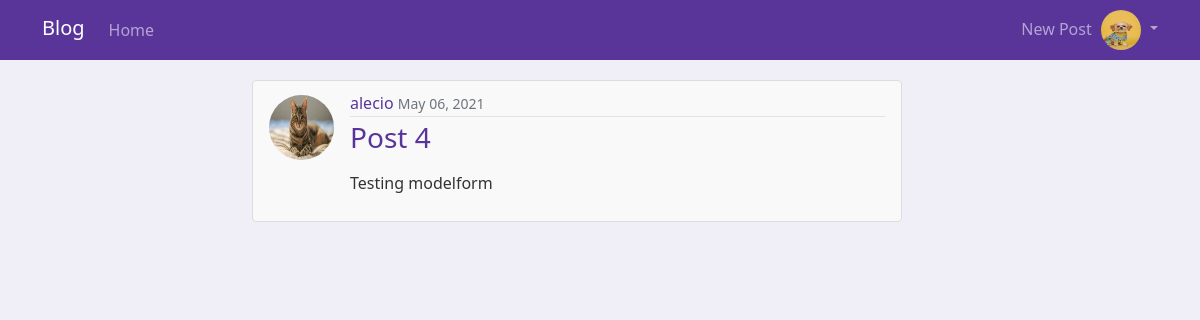
Screenshot of /5/ (signed in) with the database file from the repository.
### useraccounts/models.py (models this page shows, shortened)
class Profile(models.Model):
    user = models.OneToOneField(User, on_delete=models.CASCADE)
    bio = models.TextField(max_length=500, blank=True, null=True)
    profile_pic = models.ImageField(upload_to='profile_pictures', default='avatar.jfif')

### posts/models.py (models this page shows, shortened)
class Post(models.Model):
    author = models.ForeignKey(User, on_delete=models.CASCADE)
    title = models.CharField(max_length=100)
    content = models.TextField(max_length=200)
    pub_date = models.DateTimeField(auto_now_add=True)

### posts/views.py (the view)
# urls.py: path('<int:pk>/', post_detail_view, name='post_detail'),
def post_detail_view(request, pk):
    post = Post.objects.get(pk=pk)
    return render(request, "posts/post_detail.html", { "post": post })

### posts/templates/posts/post_detail.html (shortened to what this page needs)
{% extends "base.html" %}
{% block content %}
  <div class="content-section d-flex">
    <img class="flex-shrink-0 me-3 mt-1 rounded-circle" style="width:65px;height:65px;" src="{{ post.author.profile.profile_pic.url }}" alt="Profile picture">
    <div class="w-100">
      <div class="post-metadata d-flex justify-content-between">
        <div>
          <a class="link-purple-600 text-decoration-none" href="/profile/{{post.author.username}}/">{{ post.author.username }}</a>
          <small class="text-muted">{{ post.pub_date|date:"F d, Y" }}</small>
        </div>
      </div>
      <h3><a class="title link-purple-600 text-decoration-none" href="#">{{ post.title }}</a></h3>
      <p class="post-content">{{ post.content|linebreaks }}</p>
    </div>
  </div>
{% endblock content %}

### templates/base.html (shortened to what this page needs)
{% load static %}
<!doctype html>
<html lang="en">
    <head>
        <link href="https://cdn.jsdelivr.net/npm/bootstrap@5.0.0-beta3/dist/css/bootstrap.min.css" rel="stylesheet">
        <link rel="stylesheet" type="text/css" href="{% static 'css/main.css' %}">
    </head>
    <body>
        <nav class="navbar navbar-expand-md navbar-dark fixed-top bg-purple-600">
            <div class="container">
                <a class="navbar-brand mb-1" href="/">Blog</a>
                <div class="collapse navbar-collapse navbar-display-flex" id="navbarCollapse">
                    <ul class="navbar-nav me-auto mb-2 mb-md-0">
                        <li class="">
                            <a class="nav-link" aria-current="page" href="/">Home</a>
                    </ul>
                    <ul class="navbar-nav mb-md-0">
                        {% if request.user.is_authenticated %}
                            <li class="nav-item">
                                <a class="nav-link" href="/new/">New Post</a>
                            </li>
                            <li class="nav-item dropdown">
                                <a class="nav-link dropdown-toggle p-0" href="#" id="dropdown07" data-bs-toggle="dropdown" aria-expanded="false">
                                    <button class="btn p-0">
                                        <img class="flex-shrink-0 rounded-circle" style="width:40px;height:40px;" src="{{ user.profile.profile_pic.url }}" alt="Profile picture">
                                    </button>
                                </a>
                            </li>
                        {% endif %}
                    </ul>
                </div>
            </div>
        </nav>
        <main class="container justify-content-center">
            <div class="col-8 offset-2 ps-4">
                {% block content %}{% endblock %}
            </div>
            <div class="col-5 offset-3 ps-5 pt-5">
            </div>
        </main>
    </body>
</html>

### static/css/main.css (style rules this page uses)
body { background: #f0eef7; color: #333333; margin-top: 5rem; height: 100%; z-index: 0; }
.content-section { background: #f9f9fa; padding: 10px 16px; border: 1px solid #dddddd; border-radius: 4px; margin-bottom: 20px; max-width: 650px; }
.nav-link { margin: 30px, 30px; }
.navbar-display-flex { display: flex; justify-content: space-between; }
.post-metadata { padding-bottom: 1px; margin-bottom: 4px; border-bottom: 1px solid #e3e3e3; }
.title { font-weight: 500; }
.bg-purple-600 { color: #fff; background-color: #59359a; }
.text-purple-600, .link-purple-600 { color:#59359a; }

### rows the page displays
Post: author.profile.profile_pic (picture), author.username "alecio", pub_date "May 06, 2021", title "Post 4", content "Testing modelform"
